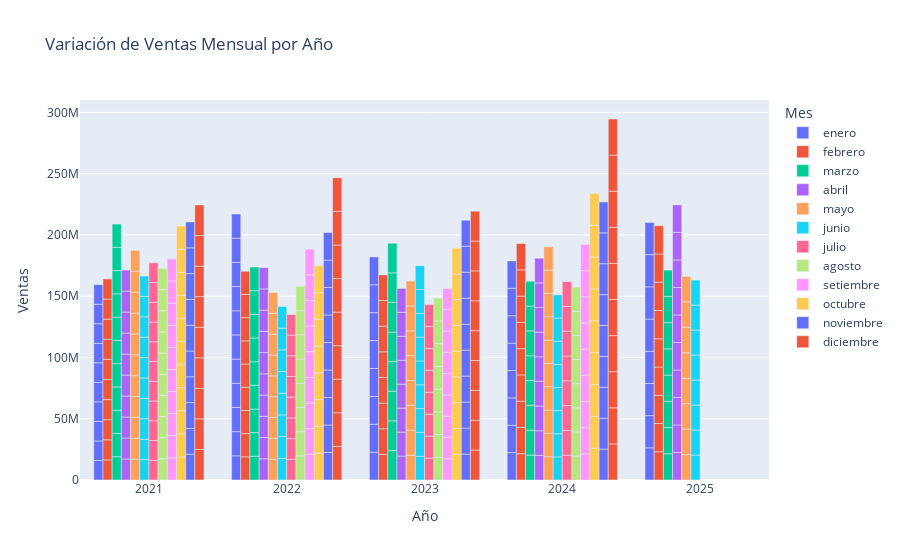

Write notebook code for a chart like this one.
### Code cell
df_final_fig=px.bar(df_final, x='Año', y='Importe IVA Inc. (UYU) Mensual Total', barmode='group', color='Mes',hover_data={'var_mensual_total':':.2%'},title='Variación de Ventas Mensual por Año',labels={'Importe IVA Inc. (UYU) Mensual Total':'Ventas'})
df_final_fig
